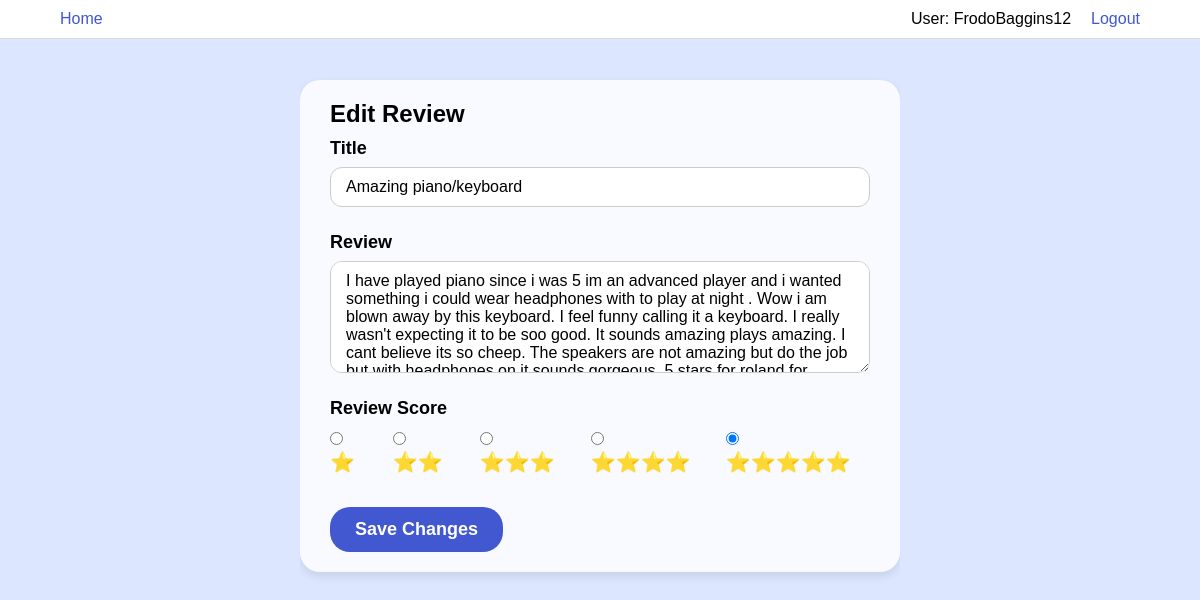
The app's page /edit-review/ffd9d9a8-b11c-4a63-ba29-fe113830c6e8/8d7b696a-7a45-4c36-8ecb-49b93d2af569 (signed in), older data.
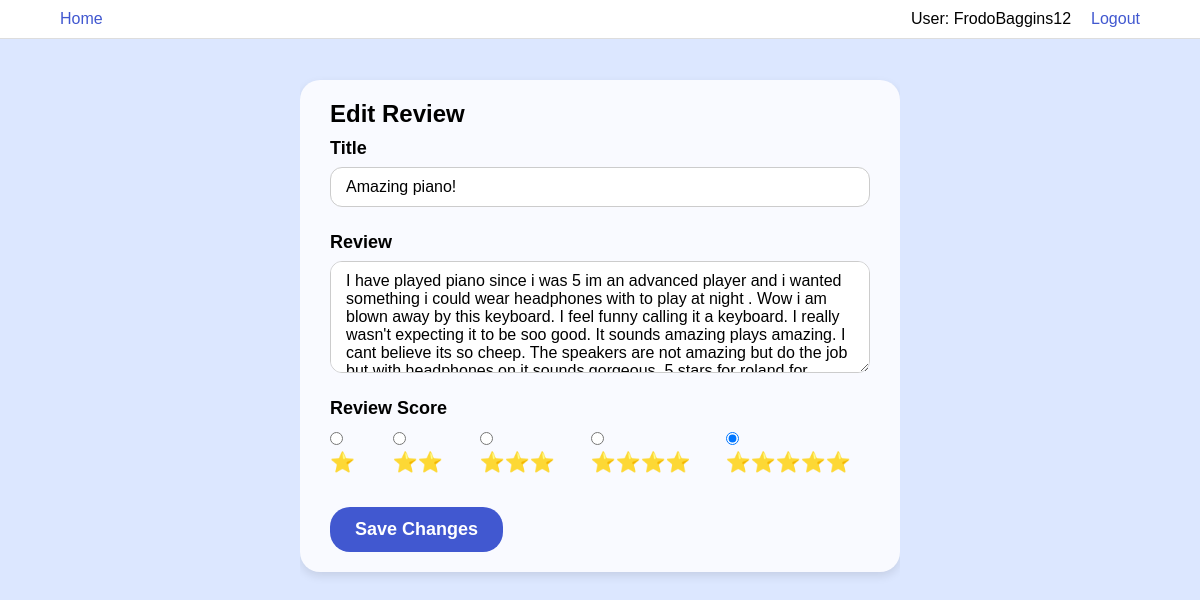
The same page, newer data.
### tables this page shows
CREATE TABLE Reviews (
        review_id TEXT PRIMARY KEY,
        product_id TEXT NOT NULL,
        username TEXT NOT NULL,
        review_title TEXT NOT NULL,
        review_body TEXT NOT NULL,
        review_score INTEGER NOT NULL,
        FOREIGN KEY (product_id) REFERENCES Products(product_id),
        FOREIGN KEY (username) REFERENCES Users(username)
    );

### Source/flask_app.py (the view, shortened to what this page needs)
@app.route("/edit-review/<product_id>/<review_id>", methods=["GET", "POST"])
@login_required
def edit_review(product_id, review_id):
    review = get_review_by_id(review_id)
    if not review:
        flash("Review not found", "error")
        return redirect(url_for("review_page", product_id=product_id))
    return render_template("edit-review-page.html", review=review, product_id=product_id)

### Source/Helpers/build_user_class_from_database_helper.py (called while the page is built)
def build_user(username):
    query = f"SELECT is_admin FROM {USER_TABLE_NAME} WHERE username = ? LIMIT 1"
    cur, con = query_database(query, params=(username,))
    result = cur.fetchone()
    con.close()
    if result is None:
        return None
    else:
        return User(username, bool(result[0]))

### Source/Helpers/database_query_helper.py (called while the page is built)
def query_database(query, **kwargs):
    base_dir = os.path.dirname(os.path.abspath(__file__))
    full_path = os.path.join(base_dir, "../..", "Databases", DATABASE_FILE_NAME)
    params = kwargs.get('params', None)
    con = sqlite3.connect(full_path)
    con.execute("PRAGMA foreign_keys = ON")  # Enable foreign keys
    cur = con.cursor()
    if params is None:
        result = cur.execute(query)
    else:
        result = cur.execute(query, params)
    con.commit()
    return result, con

### Source/Models/user.py (called while the page is built)
    def get_id(self):
        return self.username

    @property
    def is_authenticated(self):
        return True

### Source/flask_app.py (called while the page is built)
@login_manager.user_loader
def load_user(username):
    return build_user(username)

### Source/templates/edit-review-page.html (shortened to what this page needs)
{% extends "base-template.html" %}
{% block stylesheet %}
<link rel="stylesheet" href="{{ url_for('static', filename='CSS/edit-review-page.css') }}">
{% endblock %}
{% block content %}
<div class="edit-box">
  <h2>Edit Review</h2>
  <form method="POST">
    <div class="field">
      <label for="review_title">Title</label>
      <input type="text" id="review_title" name="review_title" value="{{ review.review_title }}" required>
    </div>
    <div class="field">
      <label for="review_body">Review</label>
      <textarea id="review_body" name="review_body" rows="5" required>{{ review.review_body }}</textarea>
    </div>
    <div class="field">
      <label>Review Score</label>
      <div class="radio-group">
        {% for i in range(1, 6) %}
        <label>
          <input type="radio" name="review_score" value="{{ i }}" {% if review.review_score == i %}checked{% endif %}> {{ "⭐️" * i }}
        </label>
        {% endfor %}
      </div>
    </div>
    <button type="submit">Save Changes</button>
  </form>
</div>
{% endblock %}

Row changes from the older to the newer data that the page shows:
changed Reviews: review_title "Amazing piano/keyboard" → "Amazing piano!"
